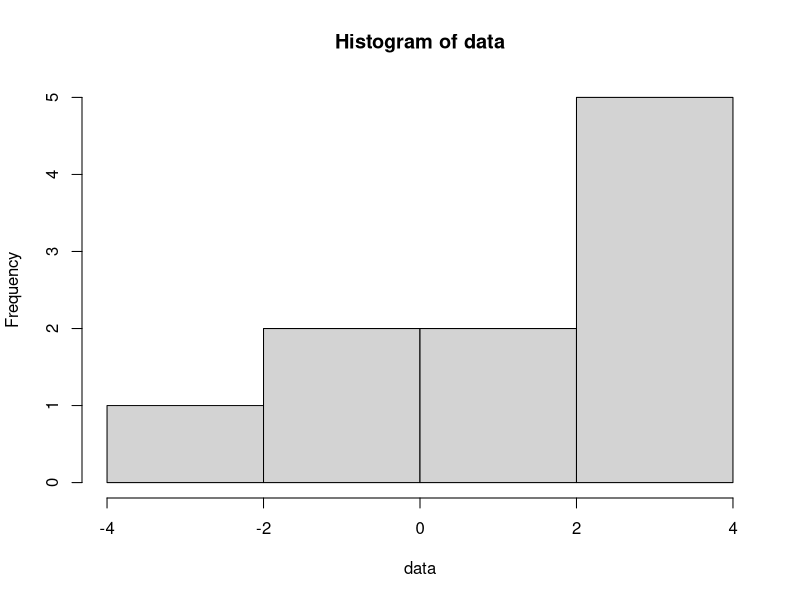

The R source for this figure:
## ---- chunk 1
library(dplyr, warn.conflicts = FALSE) # data manipulation
library(ggplot2, warn.conflicts = FALSE) # nice plots
library(purrr, warn.conflicts = FALSE) # nice loops
## ---- chunk 2
data <- c(3.66, 1.00, -0.87, 2.90, -0.80, 3.20, 1.69, -3.53, 3.22, 3.53)
N <- length(data)
hist(data)
## ---- chunk 3
# Define a function for taking draws from the data, returning a 
# conveniently formated dataframe
take_draw <- function(i, data, N) {
  data.frame(
    value = sample(data, size = N, replace = TRUE), draw = i)
}

# Take 1000 draws, save them in a dataframe for convenience. 
df <- map_dfr(seq(1:1000), take_draw, data = data, N = N)

# Use this to get estimates of the pdf for the mean and SD
stat_df <- df %>% 
  group_by(draw) %>% 
  summarise(mean = mean(value), sd = sd(value))

